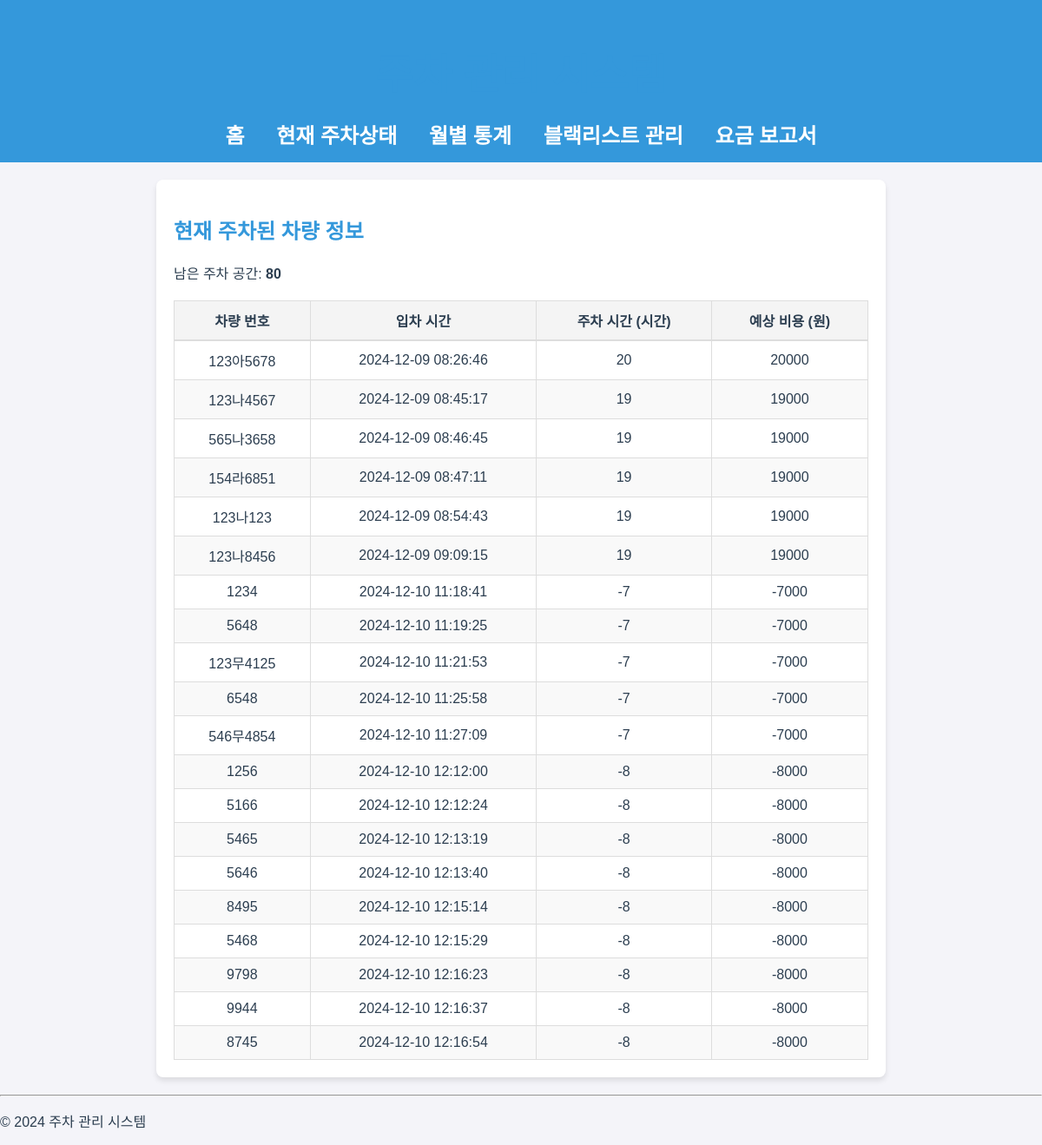
/current_parking, run on the app's committed database.
### tables this page shows
CREATE TABLE parking_lot (
            car_number TEXT PRIMARY KEY,
            entry_time TEXT,
            exit_time TEXT,
            fee INTEGER
        );

### app.py (the view)
@app.route("/current_parking", methods=["GET"])
def current_parking():
    available_spots = parking_manager.max_spots - parking_manager.get_occupied_spots()
    car_info = parking_manager.get_current_parking_info()
    return render_template("current_parking.html", car_info=car_info, available_spots=available_spots)

### utils/parking_manager.py (called while the page is built)
    def get_connection(self):
        return sqlite3.connect(self.db_path)

    def get_occupied_spots(self):
        conn = self.get_connection()
        cursor = conn.cursor()
        cursor.execute("SELECT COUNT(*) FROM parking_lot WHERE exit_time IS NULL")
        count = cursor.fetchone()[0]
        conn.close()
        return count

### templates/current_parking.html (shortened to what this page needs)
{% extends "base.html" %}
{% block content %}
<h2>현재 주차된 차량 정보</h2>
<p>남은 주차 공간: <strong>{{ available_spots }}</strong></p>
<table class="parking-table">
    <thead>
        <tr>
            <th>차량 번호</th>
            <th>입차 시간</th>
            <th>주차 시간 (시간)</th>
            <th>예상 비용 (원)</th>
        </tr>
    </thead>
    <tbody>
        {% for car in car_info %}
        <tr>
            <td>{{ car.car_number }}</td>
            <td>{{ car.entry_time }}</td>
            <td>{{ car.hours }}</td>
            <td>{{ car.estimated_cost }}</td>
        </tr>
        {% endfor %}
    </tbody>
</table>
{% endblock %}

### templates/base.html (shortened to what this page needs)
<!DOCTYPE html>
<html lang="en">
<head>
    <link rel="stylesheet" href="{{ url_for('static', filename='style.css') }}">
</head>
<body>
    <header>
        <h1>주차 관리 시스템</h1>
        <nav>
            <a href="{{ url_for('index') }}">홈</a>
            <a href="{{ url_for('current_parking') }}">현재 주차상태</a>
            <a href="{{ url_for('stats') }}">월별 통계</a>
            <a href="{{ url_for('blacklist') }}">블랙리스트 관리</a>
            <a href="{{ url_for('report') }}">요금 보고서</a>
        </nav>
    </header>
    <main>
        {% block content %}{% endblock %}
    </main>
    <footer>
        <hr>
        <p>&copy; 2024 주차 관리 시스템</p>
    </footer>
</body>
</html>

### static/style.css (style rules this page uses)
:root { --primary-color: #3498db; --secondary-color: #2ecc71; --error-color: #e74c3c; --background-color: #f4f4f9; --text-color: #2c3e50; --button-color: #3498db; }
body { font-family: 'Arial', sans-serif; background-color: var(--background-color); color: var(--text-color); margin: 0; padding: 0; }
h1, h2, h3 { color: var(--primary-color); margin-bottom: 20px; }
header { background-color: var(--primary-color); color: white; padding: 15px 20px; text-align: center; font-size: 24px; }
nav a { color: white; margin: 0 15px; text-decoration: none; font-weight: bold; }
main { max-width: 800px; margin: 20px auto; padding: 20px; background-color: white; box-shadow: 0 4px 6px rgba(0, 0, 0, 0.1); border-radius: 8px; }
.parking-table { width: 100%; border-collapse: collapse; margin-top: 20px; font-size: 16px; text-align: center; }
.parking-table thead { background-color: #f4f4f4; font-weight: bold; border-bottom: 2px solid #ddd; }
.parking-table th, .parking-table td { padding: 10px 15px; border: 1px solid #ddd; }
.parking-table tbody tr:nth-child(even) { background-color: #f9f9f9; }

### data on the page
parking_lot: car_number "123아5678", entry_time "2024-12-09 08:26:46", hours "20", estimated_cost "20000"
parking_lot: car_number "123나4567", entry_time "2024-12-09 08:45:17", hours "19", estimated_cost "19000"
parking_lot: car_number "565나3658", entry_time "2024-12-09 08:46:45", hours "19", estimated_cost "19000"
parking_lot: car_number "154라6851", entry_time "2024-12-09 08:47:11", hours "19", estimated_cost "19000"
parking_lot: car_number "123나123", entry_time "2024-12-09 08:54:43", hours "19", estimated_cost "19000"
parking_lot: car_number "123나8456", entry_time "2024-12-09 09:09:15", hours "19", estimated_cost "19000"
parking_lot: car_number "1234", entry_time "2024-12-10 11:18:41", hours "-7", estimated_cost "-7000"
parking_lot: car_number "5648", entry_time "2024-12-10 11:19:25", hours "-7", estimated_cost "-7000"
parking_lot: car_number "123무4125", entry_time "2024-12-10 11:21:53", hours "-7", estimated_cost "-7000"
parking_lot: car_number "6548", entry_time "2024-12-10 11:25:58", hours "-7", estimated_cost "-7000"
parking_lot: car_number "546무4854", entry_time "2024-12-10 11:27:09", hours "-7", estimated_cost "-7000"
parking_lot: car_number "1256", entry_time "2024-12-10 12:12:00", hours "-8", estimated_cost "-8000"
parking_lot: car_number "5166", entry_time "2024-12-10 12:12:24", hours "-8", estimated_cost "-8000"
parking_lot: car_number "5465", entry_time "2024-12-10 12:13:19", hours "-8", estimated_cost "-8000"
parking_lot: car_number "5646", entry_time "2024-12-10 12:13:40", hours "-8", estimated_cost "-8000"
parking_lot: car_number "8495", entry_time "2024-12-10 12:15:14", hours "-8", estimated_cost "-8000"
parking_lot: car_number "5468", entry_time "2024-12-10 12:15:29", hours "-8", estimated_cost "-8000"
parking_lot: car_number "9798", entry_time "2024-12-10 12:16:23", hours "-8", estimated_cost "-8000"
parking_lot: car_number "9944", entry_time "2024-12-10 12:16:37", hours "-8", estimated_cost "-8000"
parking_lot: car_number "8745", entry_time "2024-12-10 12:16:54", hours "-8", estimated_cost "-8000"

### other printed values
{{ available_spots }} "80"
